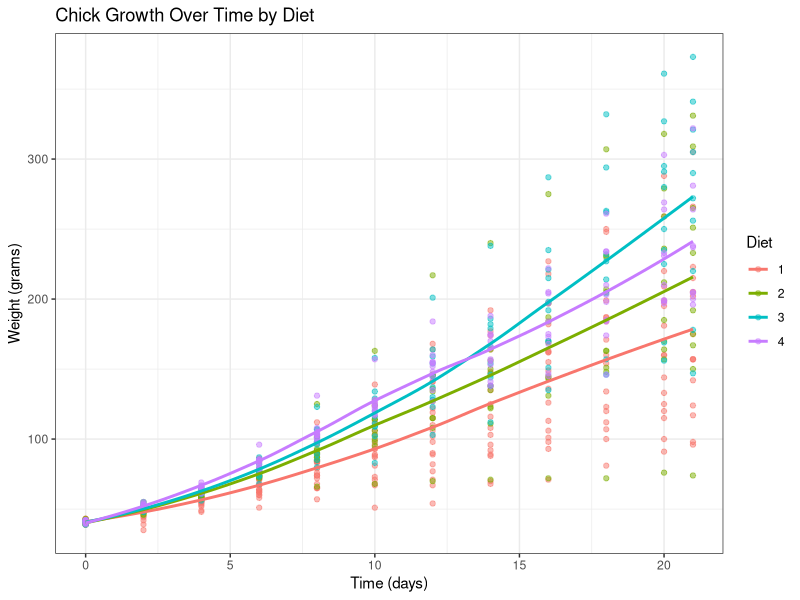

Reproduce this figure in R.
## ---- chunk 1
knitr::opts_chunk$set(
    warning = FALSE,
    message = FALSE,
    fig.width = 10, 
    fig.height = 7
)
## ---- chunk 2
library(tidyverse)
data(ChickWeight)
theme_set(theme_bw())
## ---- chunk 3
summary(ChickWeight)
## ---- chunk 4
ggplot(data = ChickWeight, 
       aes(x = Time, y = weight, color = Diet)) +
    
  geom_point(alpha = 0.5) +
    
  geom_smooth(method = "loess", se = FALSE) +
  labs(title = "Chick Growth Over Time by Diet",
       x = "Time (days)",
       y = "Weight (grams)")
